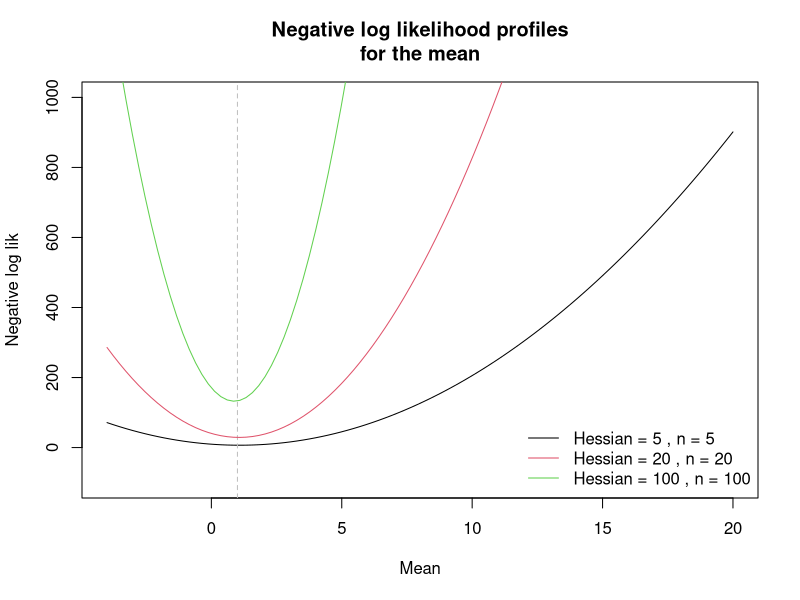

The R source for this figure:

# Demonstrating Hessians and the curvature of a likelihood ----------------

# We'll assume a simple model: 
# - we only want to estimate a mean
# - our variable y is normally distributed
# - we know the true value of the standard deviation is one


# negative log likelihood function
nll <- function(par, y) {
  -sum(dnorm(y, mean = par, log = TRUE))
}

true_mean <- 1


# First simulation: small sample size -------------------------------------

n1 <- 5
y <- rnorm(n1, mean = true_mean)

# get maximum likelihood estimate
fit_1 <- optim(0, nll, y = y, hessian = TRUE, method = "L-BFGS-B")
hess_1 <- fit_1$hessian

# evaluate the negative log likelihood across a range of values
par_range <- seq(-4, 20, length.out = 100)
nll_values <- sapply(par_range, nll, y = y)

plot(par_range, nll_values, 
     xlab = "Mean", 
     ylab = "Negative log lik", 
     ylim = c(-100, 1000), type = "l")
abline(v = true_mean, lty = 2, col = "grey")


# Second simulation: slightly more data -----------------------------------

n2 <- 20
y <- rnorm(n2, mean = true_mean)

fit_2 <- optim(0, nll, y = y, hessian = TRUE, method = "L-BFGS-B")
hess_2 <- fit_2$hessian

lines(par_range, sapply(par_range, nll, y), col = 2)


# Third simulation: the most data -----------------------------------------

n3 <- 100
y <- rnorm(n3, mean = true_mean)

fit_3 <- optim(0, nll, y = y, hessian = TRUE, method = "L-BFGS-B")
hess_3 <- fit_3$hessian


lines(par_range, sapply(par_range, nll, y), col = 3)


# Finally, add legend and a title to make sense of it all ----------------

legend("bottomright", 
       col = 1:3, 
       lty = 1, 
       legend = paste("Hessian =", round(c(hess_1, hess_2, hess_3), 3), 
                      ", n =", c(n1, n2, n3)), 
       bty = "n")

title("Negative log likelihood profiles\nfor the mean")
